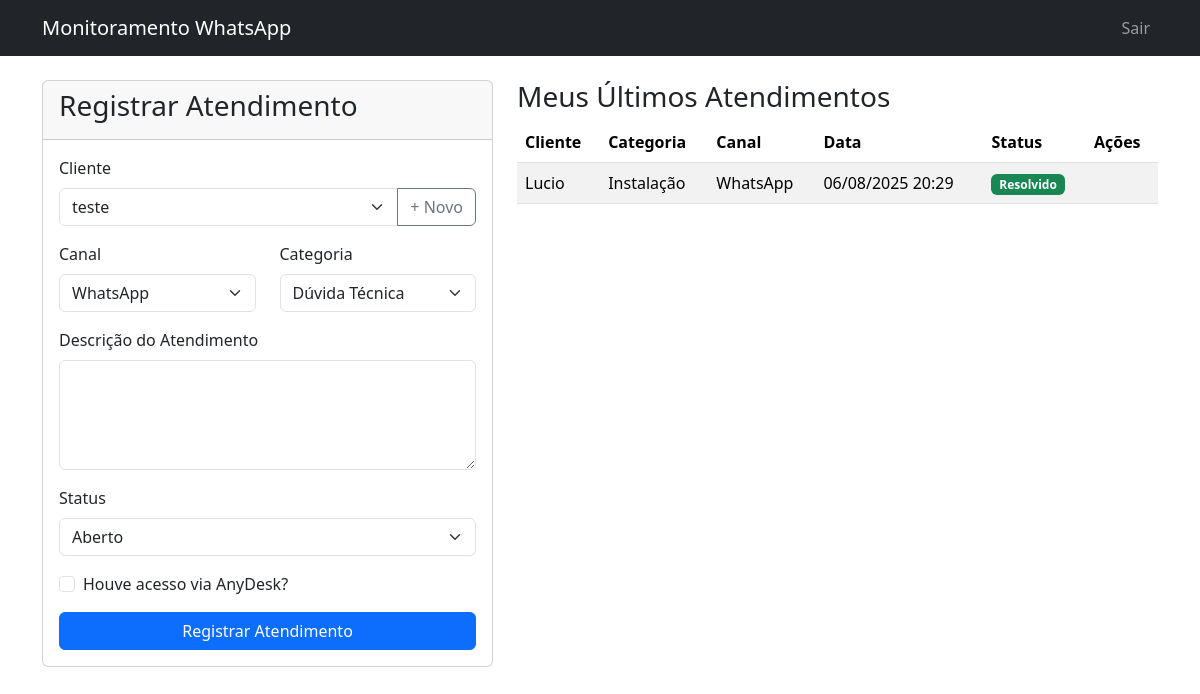
Screenshot of /index (signed in) with the database file from the repository.
### app/models.py (models this page shows, shortened)
class Interaction(db.Model):
    __tablename__ = 'interactions'
    id = db.Column(db.Integer, primary_key=True)
    user_id = db.Column(db.Integer, db.ForeignKey('users.id'), nullable=False)
    client_id = db.Column(db.Integer, db.ForeignKey('clients.id'), nullable=False)
    channel = db.Column(db.String(50), nullable=False) # 'WhatsApp' ou 'AnyDesk'
    had_anydesk_session = db.Column(db.Boolean, default=False) # O checkbox extra
    category = db.Column(db.String(100), nullable=False) # 'Dúvida Técnica', 'Suporte', etc.
    description = db.Column(db.Text, nullable=False)
    status = db.Column(db.String(50), default='Aberto', nullable=False) # 'Aberto', 'Resolvido', etc.
    start_time = db.Column(db.DateTime, default=datetime.utcnow, index=True)
    end_time = db.Column(db.DateTime, nullable=True) # Preenchido ao resolver

class Client(db.Model):
    __tablename__ = 'clients'
    id = db.Column(db.Integer, primary_key=True)
    name = db.Column(db.String(128), nullable=False, index=True)
    phone = db.Column(db.String(40), unique=True, nullable=False)
    interactions = db.relationship('Interaction', backref='client', lazy='dynamic')

### app/routes.py (the view, shortened to what this page needs)
@bp.route('/', methods=['GET', 'POST'])
@bp.route('/index', methods=['GET', 'POST'])
@login_required
def index():
    new_client_id = request.args.get('new_client_id', type=int)
    new_client_obj = Client.query.get(new_client_id) if new_client_id else None
    interaction_form = InteractionForm(client=new_client_obj)
    client_form = ClientForm()
    search_date_str = request.args.get('search_date')
    if search_date_str:
        try:
            search_date = date.fromisoformat(search_date_str)
        except ValueError:
            flash('Formato de data inválido.', 'danger')
            search_date = date.today()
    else:
        search_date = date.today()
    query = Interaction.query.filter(func.date(Interaction.start_time) == search_date)
    if not current_user.is_supervisor:
        query = query.filter_by(user_id=current_user.id)
    interactions = query.order_by(Interaction.start_time.desc()).all()
    return render_template('index.html',
                           interaction_form=interaction_form,
                           client_form=client_form,
                           interactions=interactions)

### app/forms.py
class InteractionForm(FlaskForm):
    client = QuerySelectField('Cliente', query_factory=get_clients, get_label='name', allow_blank=False, validators=[DataRequired()])
    channel = SelectField('Canal', choices=[('WhatsApp', 'WhatsApp')], validators=[DataRequired()])
    category = SelectField('Categoria', choices=[
        ('Dúvida Técnica', 'Dúvida Técnica'),
        ('Suporte', 'Suporte'),
    ], validators=[DataRequired()])
    description = TextAreaField('Descrição do Atendimento', validators=[DataRequired()])
    status = SelectField('Status', choices=[('Aberto', 'Aberto'), ('Em Andamento', 'Em Andamento'), ('Resolvido', 'Resolvido'), ('Pendente', 'Pendente')], validators=[DataRequired()])
    had_anydesk_session = BooleanField('Houve acesso via AnyDesk?')
    submit_interaction = SubmitField('Registrar Atendimento')

class ClientForm(FlaskForm):
    name = StringField('Nome do Cliente', validators=[DataRequired()])
    phone = StringField('Telefone (WhatsApp)', validators=[DataRequired()])
    submit_client = SubmitField('Salvar Cliente')

### app/forms.py (called while the page is built)
def get_clients():
    return Client.query

### app/models.py (called while the page is built)
@login_manager.user_loader
def load_user(user_id):
    return User.query.get(user_id)

### app/templates/index.html (shortened to what this page needs)
{% extends "base.html" %}
{% block content %}
<div class="row">
    <div class="col-md-5">
        <div class="card">
            <div class="card-header">
                <h3>Registrar Atendimento</h3>
            </div>
            <div class="card-body">
                <form method="POST" action="{{ url_for('main.index') }}">
                    <div class="mb-3">
                        {{ interaction_form.client.label(class="form-label") }}
                        <div class="input-group">
                            {{ interaction_form.client(class="form-select") }}
                            <button type="button" class="btn btn-outline-secondary" data-bs-toggle="modal" data-bs-target="#newClientModal">
                                + Novo
                            </button>
                        </div>
                    </div>
                    <div class="row">
                        <div class="col-md-6 mb-3">
                            {{ interaction_form.channel.label(class="form-label") }}
                            {{ interaction_form.channel(class="form-select") }}
                        </div>
                        <div class="col-md-6 mb-3">
                            {{ interaction_form.category.label(class="form-label") }}
                            {{ interaction_form.category(class="form-select") }}
                        </div>
                    </div>
                    <div class="mb-3">
                        {{ interaction_form.description.label(class="form-label") }}
                        {{ interaction_form.description(class="form-control", rows=4) }}
                    </div>
                    <div class="mb-3">
                        {{ interaction_form.status.label(class="form-label") }}
                        {{ interaction_form.status(class="form-select") }}
                    </div>
                    <div class="mb-3 form-check">
                        {{ interaction_form.had_anydesk_session(class="form-check-input") }}
                        {{ interaction_form.had_anydesk_session.label(class="form-check-label") }}
                    </div>
                    {{ interaction_form.submit_interaction(class="btn btn-primary w-100") }}
                </form>
            </div>
        </div>
    </div>
    <div class="col-md-7">
        <h3>Meus Últimos Atendimentos</h3>
        <div class="table-responsive">
            <table class="table table-striped table-hover">
                <thead>
                    <tr>
                        <th>Cliente</th>
                        <th>Categoria</th>
                        <th>Canal</th>
                        <th>Data</th>
                        <th>Status</th>
                        <th>Ações</th>
                    </tr>
                </thead>
                <tbody>
                    {% for interaction in interactions %}
                    <tr>
                        <td>{{ interaction.client.name }}</td>
                        <td>{{ interaction.category }}</td>
                        <td>{{ interaction.channel }}</td>
                        <td>{{ interaction.start_time.strftime('%d/%m/%Y %H:%M') }}</td>
                        <td>
                            {% if interaction.status == 'Resolvido' %}
                                <span class="badge status-resolvido">{{ interaction.status }}</span>
                            {% elif interaction.status == 'Pendente' %}
                                <span class="badge status-pendente">{{ interaction.status }}</span>
                            {% elif interaction.status == 'Em Andamento' %}
                                <span class="badge status-andamento">{{ interaction.status }}</span>
                            {% else %}
                                <span class="badge status-aberto">{{ interaction.status }}</span>
                            {% endif %}
                        </td>
                        <td>
                        </td>
                    </tr>
                    {% else %}
                    <tr>
                        <td colspan="5" class="text-center">Nenhum atendimento registrado ainda.</td>
                    </tr>
                    {% endfor %}
                </tbody>
            </table>
        </div>
    </div>
</div>
{% endblock %}

### app/static/css/style.css (style rules this page uses)
body { background-color: #f8f9fa; }
.badge.status-resolvido { background-color: #198754 !important; }

### rows the page displays
Interaction: client.name "Lucio", category "Instalação", channel "WhatsApp", start_time "06/08/2025 20:29", status "Resolvido"

### other values shown
{{ interaction_form.client.label(class="form-label") }} "Cliente"
{{ interaction_form.channel.label(class="form-label") }} "Canal"
{{ interaction_form.category.label(class="form-label") }} "Categoria"
{{ interaction_form.description.label(class="form-label") }} "Descrição do Atendimento"
{{ interaction_form.status.label(class="form-label") }} "Status"
{{ interaction_form.had_anydesk_session.label(class="form-check-label") }} "Houve acesso via AnyDesk?"
